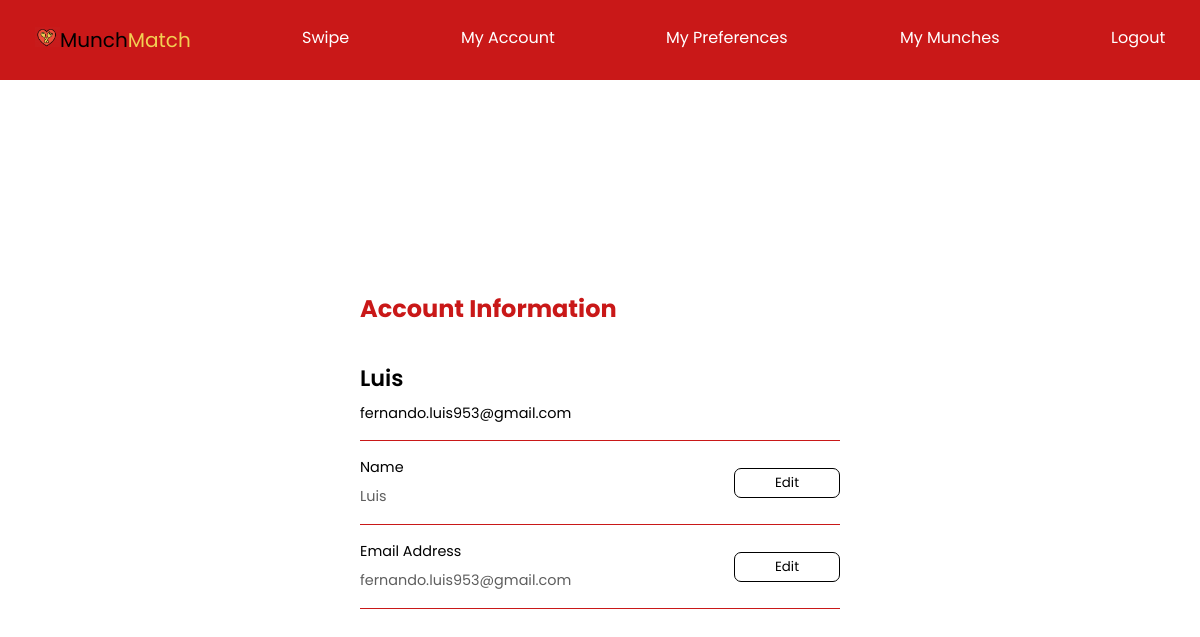
The page /account/ (signed in) on the database as committed earlier.
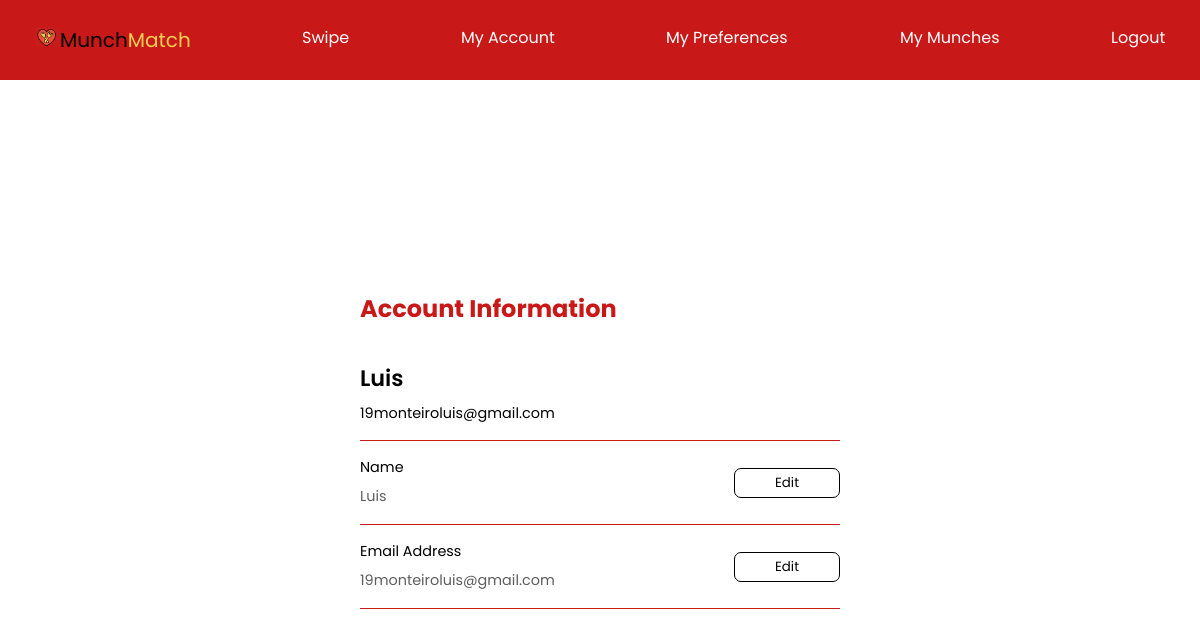
The same page on the database as committed later.
### app/models/user.py (models this page shows, shortened)
class User(db.Model):
    id = db.Column(db.Integer, primary_key=True)
    uuid = db.Column(db.Text)
    name = db.Column(db.String(150))
    email = db.Column(db.String(150))
    password = db.Column(db.Text)
    swipes = db.relationship("Swipe", backref="post")

### app/routes/account/routes.py (the view)
@bp.route("/")
@token_required
def get_account(user):
    return render_template("/account/account.html", user=user)

### app/jwt.py (called while the page is built)
def getCookie(name):
    value = f"; {request.headers['Cookie']}"
    parts = value.split(f"; {name}=")
    if len(parts) == 2:
        return parts.pop().split(";")[0]

def token_required(f):
    @wraps(f)
    def decorated(*args, **kwargs):
        token = None
        try:
            if getCookie("user_uuid"):
                token = getCookie("user_uuid")
                print(token)
            else:
                return redirect("/auth")
        except:
            return redirect("/auth")
        try:
            data = jwt.decode(token, Config.SECRET_KEY, algorithms=["HS256"])
            user = User.query.filter_by(uuid=data["uuid"]).first()
        except Exception as e:
            return redirect("/auth")
        return f(user, *args, **kwargs)
    return decorated

### app/templates/account/account.html (shortened to what this page needs)
{% extends "base_dashboard.html" %} {% block title %} My Account {% endblock %}
{% block style %}
<link rel="stylesheet" type="text/css" href="/static/css/account.css" />
{% endblock %} {% block content %}
<div class="account-main-container">
  <div class="account-container">
    <h2>Account Information</h2>
    <div class="block">
      <div class="sub-block">
        <span class="main-text" id="main-name-value">{{user.name}}</span>
        <span id="main-email-value">{{user.email}}</span>
      </div>
    </div>
    <div class="block">
      <div class="sub-block secondary">
        <span class="title"> Name </span>
        <span id="name-value">{{user.name}}</span>
      </div>
      <button id="edit-name-button">Edit</button>
    </div>
    <div class="block">
      <div class="sub-block secondary">
        <span class="title"> Email Address </span>
        <span id="email-value">{{user.email}}</span>
      </div>
      <button id="edit-email-button">Edit</button>
    </div>
  </div>
</div>
{% endblock %}

Rows that differ between the two databases and show on the page:
changed User "Luis": email "fernando.luis953@gmail.com" → "19monteiroluis@gmail.com"
